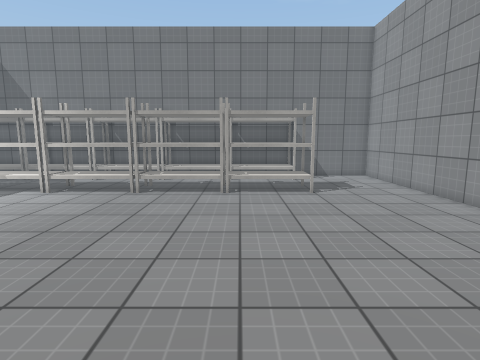
View 1 (above)

13 first-person views from a walk through a scene from a Unity 3-D project. The camera is 1.4 m above the floor, tilts 8° down and sees 80° across. The floor is counted in squares, 0.56 m on a side. Each view is taken from the middle of a square. On the plan, view 1 faces up. The plan holds only what a view shows up to about 19 squares ahead; the rest is blank. The player is left out. Surface patterns are stand-ins for the level's own textures.

View 2
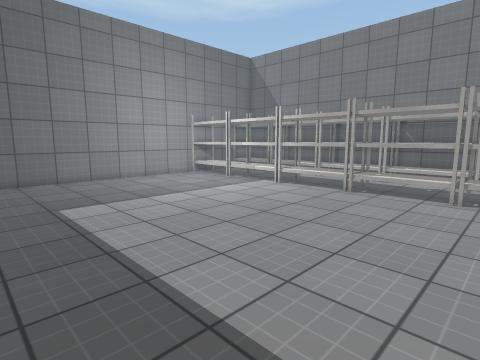

View 3
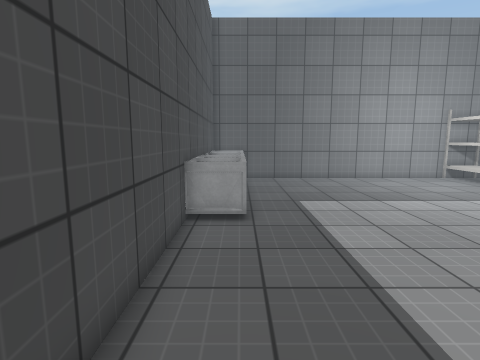

View 4
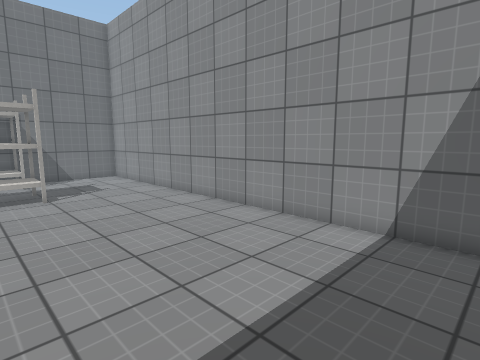

View 5
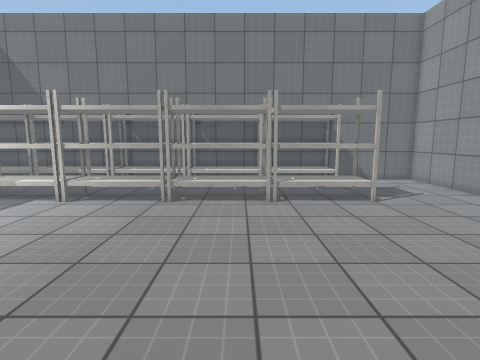

View 6
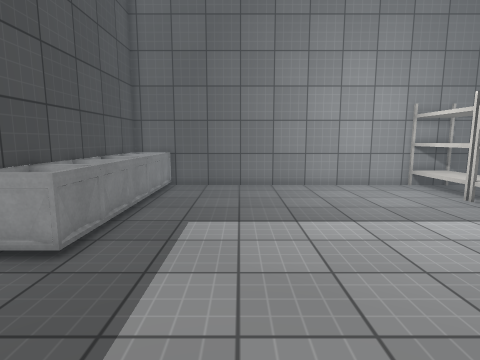

View 7
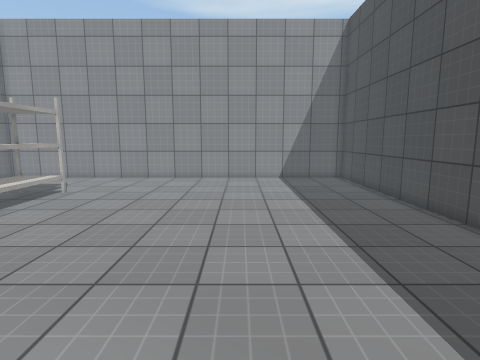

View 8
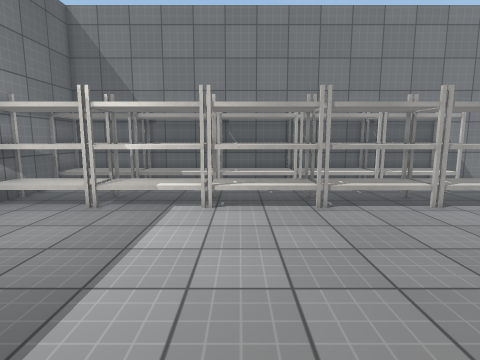

View 9
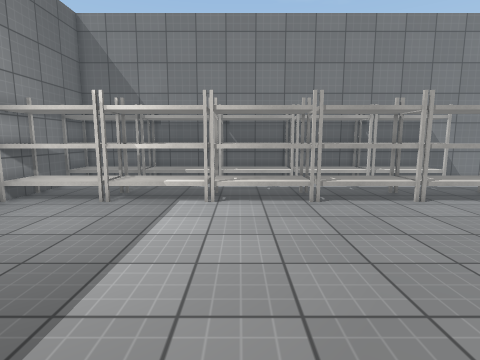

View 10
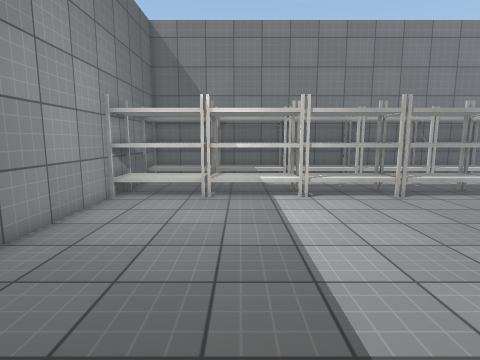

View 11
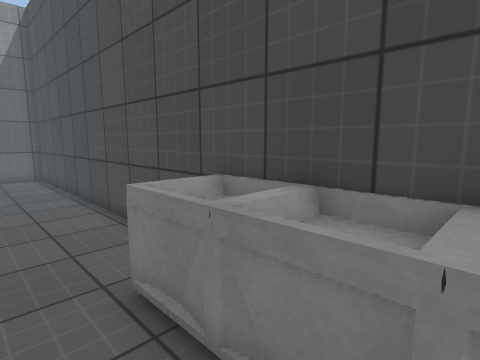

View 12
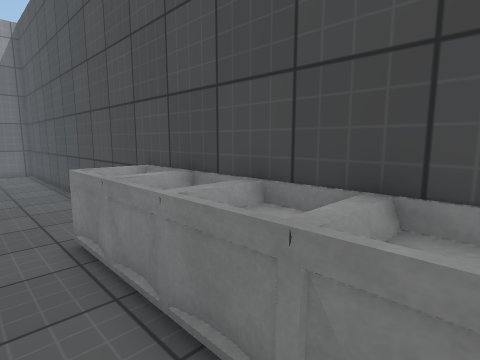

View 13
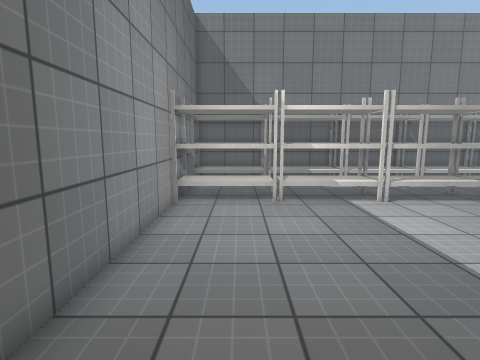

### Floor plan
Key: @ floor where view 1 was taken; # wall or solid block; . floor; = window, fence, low wall or low ledge; ^ raised ledge; T thing the floor can be seen under or through.
Columns run from 18 left of view 1 to 9 right of it. Each row starts with its distance up from view 1.
 20            #   #   ## ######
 19           ## ######### ....#
 18 ######################.....#
 17 #..........................#
 16 #..........................#
 15 #   TT   T   T T TT  T.....#
 14          TTTTTTTTT   T.....#
 13 #TTTTTTTTTTTTTTTTTTTTT.....#
 12 #..........................#
 11 #..........................#
 10 #..........................#
  9 #..........................#
  8 #..........................#
  7 #..........................#
  6 #..........................#
  5 #..........................#
  4 #..........................#
  3 #..........................#
  2 #..........................#
  1 #..........................#
  0 #==========.......@........#
 -1 # =^=^=^= =................#
 -2 ############################

Positions as (right, up) in squares from view 1, and headings:
1: (0, 0), facing up
2: (1, 0), facing up-left
3: (1, 0), facing left
4: (1, 0), facing up-right
5: (-2, 2), facing up
6: (-2, 4), facing left
7: (-10, 5), facing right
8: (-8, 3), facing up
9: (-8, 2), facing up
10: (-12, 1), facing up
11: (-12, 2), facing down-right
12: (-15, 2), facing down-right
13: (-15, 2), facing up
